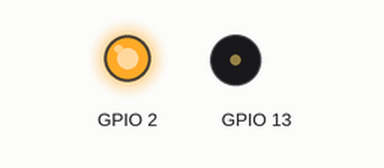
A sketch run on a simulated ESP32. On the bench: output pins drawn as LEDs (lit = HIGH), buzzer (waves = sounding).

Above: at 0.1 s.
At 15.5 s:
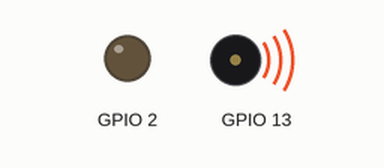
At 38.2 s:
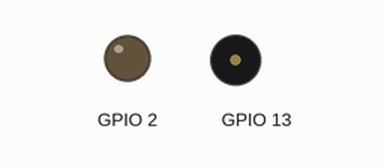
Timing chart, 0 to 39.7 s (numbered marks = the images above):
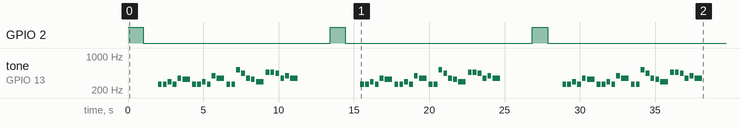

The sketch:

happybirthday_esp32.ino
```cpp
int noteDurations[] = {
  4, 4, 4, 4, 4, 2,
  4, 4, 4, 4, 4, 2,
  4, 4, 4, 4, 4, 4, 2,
  4, 4, 4, 4, 4, 2
};
 int melody[] = {
  261, 261, 293, 261, 349, 329,
  261, 261, 293, 261, 392, 349,
  261, 261, 523, 440, 349, 329, 293,
  466, 466, 440, 349, 392, 349
};
void setup() {
  pinMode(2,OUTPUT);

}

void loop() {
  digitalWrite(2,HIGH);
  delay(1000);
  digitalWrite(2,LOW);
  delay(1000);


  // Iterate through the melody
  for (int i = 0; i < sizeof(melody) / sizeof(melody[0]); i++) {
    int noteDuration = 1000 / noteDurations[i];
    tone(13, melody[i], noteDuration);

    // Pause between notes
    delay(noteDuration * 1.30);

    // Stop the tone
    noTone(13);
  }

  // Repeat the melody
  delay(2000);


}
```

Measured:
- by itself, GPIO 2: alternates HIGH for 1.0 s and LOW for 12.4 s
- by itself, tone on GPIO 13: plays 261 Hz for 0.25 s, 261 Hz for 0.25 s, 293 Hz for 0.25 s, 261 Hz for 0.25 s, 349 Hz for 0.25 s, 329 Hz for 0.50 s … (75 notes in this stretch)
